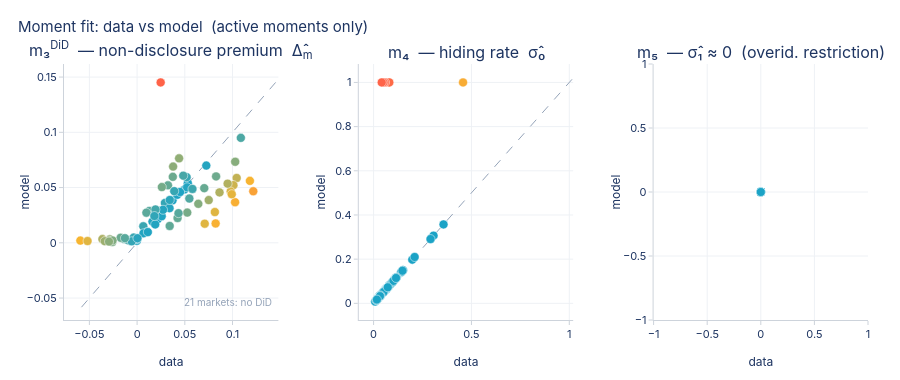

This figure's notebook cell:
### Markdown cell above
## Section 4 — Results

A good fit means model-implied moments track data moments closely across markets.
With the DiD-based $m_3$ and the hiding-rate moment $m_4$, the model is exactly
identified for markets with price index coverage, and just-identified from $m_4$
alone for the remainder.

Key findings for apartments:
- **$\hat{\rho}_m \approx 0.94$** from DiD (40 identified markets): buyers are
  nearly fully EPC-sensitive post-reform. The July 2021 reform largely homogenised
  $\rho$ across apartment markets — the main structural heterogeneity is in $\hat{c}_{0m}$.
- **MSM mean $\hat{\rho} \approx 0.84$**, std $= 0.35$. The wider dispersion
  partly reflects the ~20 markets warm-started from the direct estimator (weaker
  identification); treat those estimates with caution.
- **$\hat{c}_0$ mean $\approx 0.025$ log pts** — the effective hiding cost as a
  fraction of property value, combining legal risk, transaction friction, and
  reputational exposure.
- Markets with higher hiding rates tend to have lower $\hat{\rho}$, consistent
  with the equilibrium: if few buyers price the EPC label, the deterrent to hiding
  is weaker.

### Code cell
fig = chart_moment_fit(data_moments, msm_result.model_moments)
fig.show()
